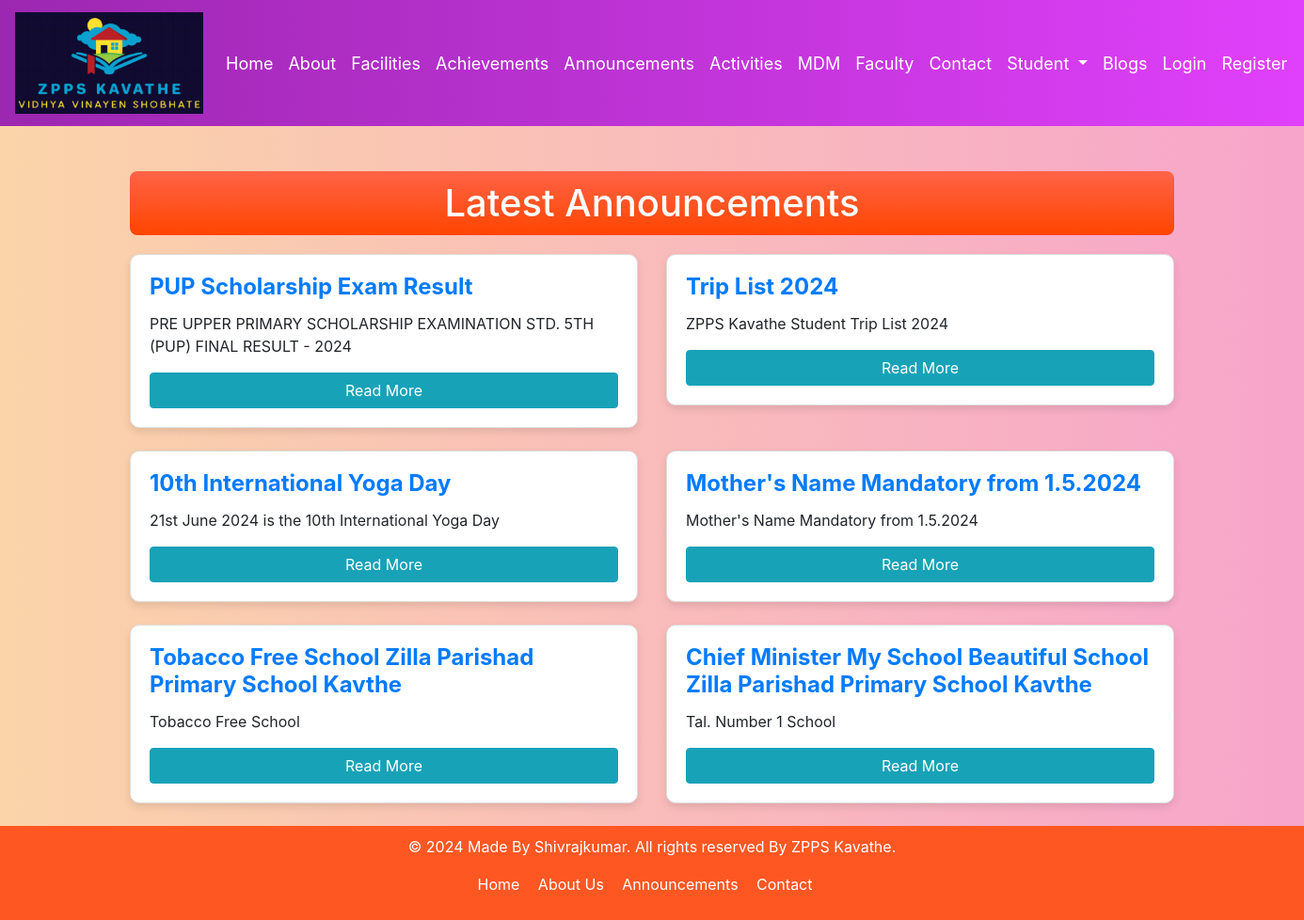
Page /announcements/ on the earlier database version.
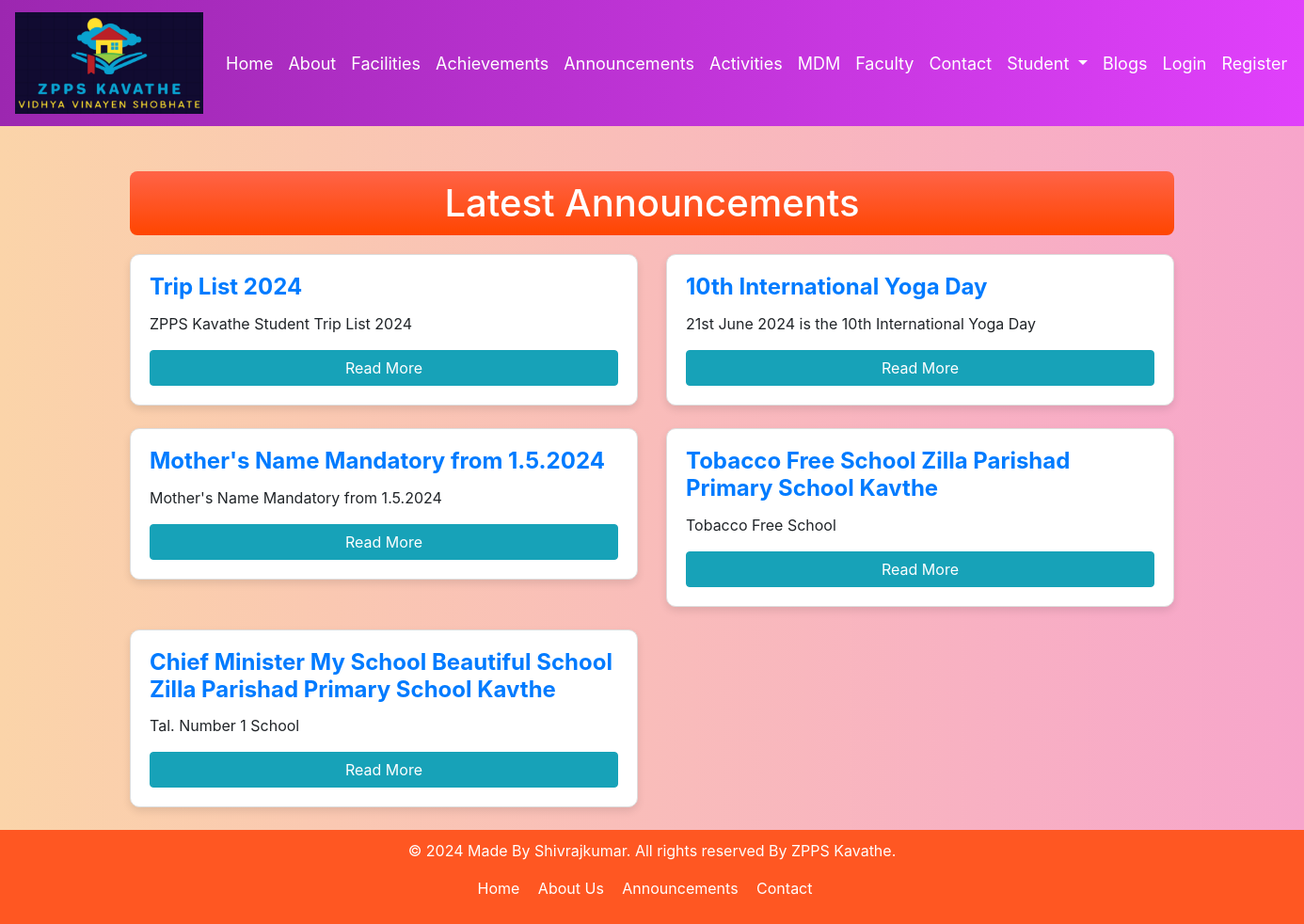
Same page on the later database version.
### announcements/models.py (models this page shows, shortened)
class Announcement(models.Model):
    title = models.CharField(max_length=200)
    content = models.TextField()
    link = models.URLField(blank=True, null=True)
    created_at = models.DateTimeField(auto_now_add=True)
    updated_at = models.DateTimeField(auto_now=True)

### announcements/views.py (the view)
# urls.py: path('', views.announcements, name='announcements'),
def announcements(request):
    announcements_list = Announcement.objects.all().order_by('-created_at')
    return render(request, 'announcements/template/announcements.html', {'announcements': announcements_list})

### announcements/template/announcements.html (shortened to what this page needs)
{% extends 'template/base.html' %}
{% load static %}
{% block content %}
<head>
  <link href="https://stackpath.bootstrapcdn.com/bootstrap/4.5.2/css/bootstrap.min.css" rel="stylesheet">
<link href="{% static 'css/student_database.css' %}" rel="stylesheet">
</head>
<body>
    <div class="container mt-5">
        <div class="announcement-header">
            <h1>Latest Announcements</h1>
        </div>
        <div class="row">
            {% for announcement in announcements %}
                <div class="col-md-6 mb-4">
                    <div class="card announcement-card">
                        <div class="card-body">
                            <h5 class="card-title">{{ announcement.title }}</h5>
                            <p class="card-text">{{ announcement.content }}</p>
                            {% if announcement.link %}
                                <a href="{{ announcement.link }}" class="btn btn-info" target="_blank">Read More</a>
                            {% endif %}
                        </div>
                    </div>
                </div>
            {% endfor %}
        </div>
    </div>
</body>
{% endblock %}

### template/base.html (shortened to what this page needs)
<!DOCTYPE html>
{% load static %}
<html lang="en">
<head>
    <link href="https://stackpath.bootstrapcdn.com/bootstrap/4.5.2/css/bootstrap.min.css" rel="stylesheet">
    <link href="{% static 'css/custom.css' %}" rel="stylesheet">
    <link href="https://cdnjs.cloudflare.com/ajax/libs/font-awesome/5.15.3/css/all.min.css" rel="stylesheet">
</head>
<body>
    <nav class="navbar navbar-expand-lg navbar-dark bg-primary" style="background-color: #DC143C;">
        <a class="navbar-brand" href="{% url 'home' %}"><img src="{% static 'zppslogo.png' %}" alt="School Logo" style="width: 200px; height: auto;"></a>
        <div class="collapse navbar-collapse" id="navbarNav">
            <ul class="navbar-nav">
                <li class="nav-item">
                    <a class="nav-link" href="{% url 'home' %}">Home</a>
                </li>
                <li class="nav-item">
                    <a class="nav-link" href="{% url 'about_school' %}">About</a>
                </li>
                <li class="nav-item">
                    <a class="nav-link" href="{% url 'facilities' %}">Facilities</a>
                </li>
                <li class="nav-item">
                    <a class="nav-link" href="{% url 'achievements' %}">Achievements</a>
                </li>
                <li class="nav-item">
                    <a class="nav-link" href="{% url 'announcements' %}">Announcements</a>
                </li>
                <li class="nav-item">
                    <a class="nav-link" href="{% url 'activity_list' %}">Activities</a>
                </li>
                <li class="nav-item">
                    <a class="nav-link" href="{% url 'meal_list' %}">MDM</a>
                </li>
                <li class="nav-item">
                    <a class="nav-link" href="{% url 'zpps_faculty' %}">Faculty</a>
                </li>
                <li class="nav-item">
                    <a class="nav-link" href="{% url 'contact_us' %}">Contact</a>
                </li>
                <li class="nav-item dropdown">
                    <a class="nav-link dropdown-toggle" href="#" id="studentDropdown" role="button" data-toggle="dropdown" aria-haspopup="false" aria-expanded="false">
                        Student
                    </a>
                </li>
                <li class="nav-item">
                    <a class="nav-link" href="{% url 'blog_list' %}">Blogs</a>
                </li>
            </ul>
            <ul class="navbar-nav ml-auto">
                {% if user.is_authenticated %}
                    <li class="nav-item">
                        <a class="nav-link" href="#">{{ user.username }}</a>
                    </li>
                    <li class="nav-item">
                        <a class="nav-link" href="{% url 'logout' %}">Logout</a>
                    </li>
                {% else %}
                    <li class="nav-item">
                        <a class="nav-link" href="{% url 'login' %}">Login</a>
                    </li>
                    <li class="nav-item">
                        <a class="nav-link" href="{% url 'register' %}">Register</a>
                    </li>
                {% endif %}
            </ul>
        </div>
    </nav>
    {% block content %}
    {% endblock %}
    <footer class="footer">
        <p>&copy; 2024 Made By Shivrajkumar. All rights reserved By ZPPS Kavathe.</p>
        <nav>
            <ul>
                <li><a href="{% url 'home' %}">Home</a></li>
                <li><a href="{% url 'about_school' %}">About Us</a></li>
                <li><a href="{% url 'announcements' %}">Announcements</a></li>
                <li><a href="{% url 'contact_us' %}">Contact</a></li>
            </ul>
        </nav>
    </footer>
</body>
</html>

### static/css/custom.css (style rules this page uses)
.navbar { background: linear-gradient(90deg, #9c27b0, #e040fb); padding: 10px 0; }
.nav-link { color: #fff !important; font-size: 18px; }
.footer { background-color: #ff5722; color: white; text-align: center; padding: 10px 0; }
.footer nav ul { list-style: none; padding: 0; }
.footer nav ul li { display: inline; margin-right: 15px; }
.footer nav ul li a { color: white; text-decoration: none; }

### static/css/student_database.css (style rules this page uses)
body { background: linear-gradient(to right, #FBD4A9, #F7A5CB); }
.card { border-radius: 0.5rem; }
.card-title { color: #007bff; font-size: 1.5rem; font-weight: bold; }

### announcements/template/announcements.html (style rules this page uses)
.announcement-card { border: 1px solid #ddd; border-radius: 10px; box-shadow: 0 4px 8px rgba(0, 0, 0, 0.1); transition: transform 0.3s; }
.announcement-header { background: linear-gradient(to bottom, #FF6347, #FF4500); color: #ffffff; padding: 10px; border-radius: 8px; margin-bottom: 20px; }
.announcement-header h1 { margin: 0; font-size: 2.5rem; text-align: center; }
.card-body { display: flex; flex-direction: column; justify-content: space-between; }
.card-text { margin-bottom: 1rem; }

Differences in the rows shown:
removed Announcement: title "PUP Scholarship Exam Result", content "PRE UPPER PRIMARY SCHOLARSHIP EXAMINATION STD. 5TH (PUP) FINAL RESULT - 2024"
